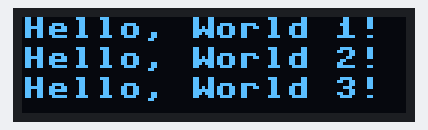
Simulated run of this program. Board: ESP32 board running MicroPython. Shown: 128×32 one-colour display. What the program prints to the serial console is not drawn. At 0.0 s the program stops and its outputs stay as they are.

Above: at 0.1 s.

The program:

lcd_tester.py
```python
# Scanner i2c en MicroPython | MicroPython i2c scanner
# Renvoi l'adresse en decimal et hexa de chaque device connecte sur le bus i2c
# Return decimal and hexa adress of each i2c device
# https://projetsdiy.fr - https://diyprojects.io (dec. 2017)

import machine
import ssd1306

i2c = machine.I2C(scl=machine.Pin(22), sda=machine.Pin(21))

print('Scan i2c bus...')
devices = i2c.scan()

if len(devices) == 0:
  print("No i2c device !")
else:
  print('i2c devices found:',len(devices))

  for device in devices:
    print("Decimal address: ",device," | Hexa address: ",hex(device))

oled_width = 128
oled_height = 32
oled = ssd1306.SSD1306_I2C(oled_width, oled_height, i2c)

oled.text('Hello, World 1!', 0, 0)
oled.text('Hello, World 2!', 0, 10)
oled.text('Hello, World 3!', 0, 20)

#oled.invert(0) # inverts pixels
oled.rotate(1)
oled.show()
```
